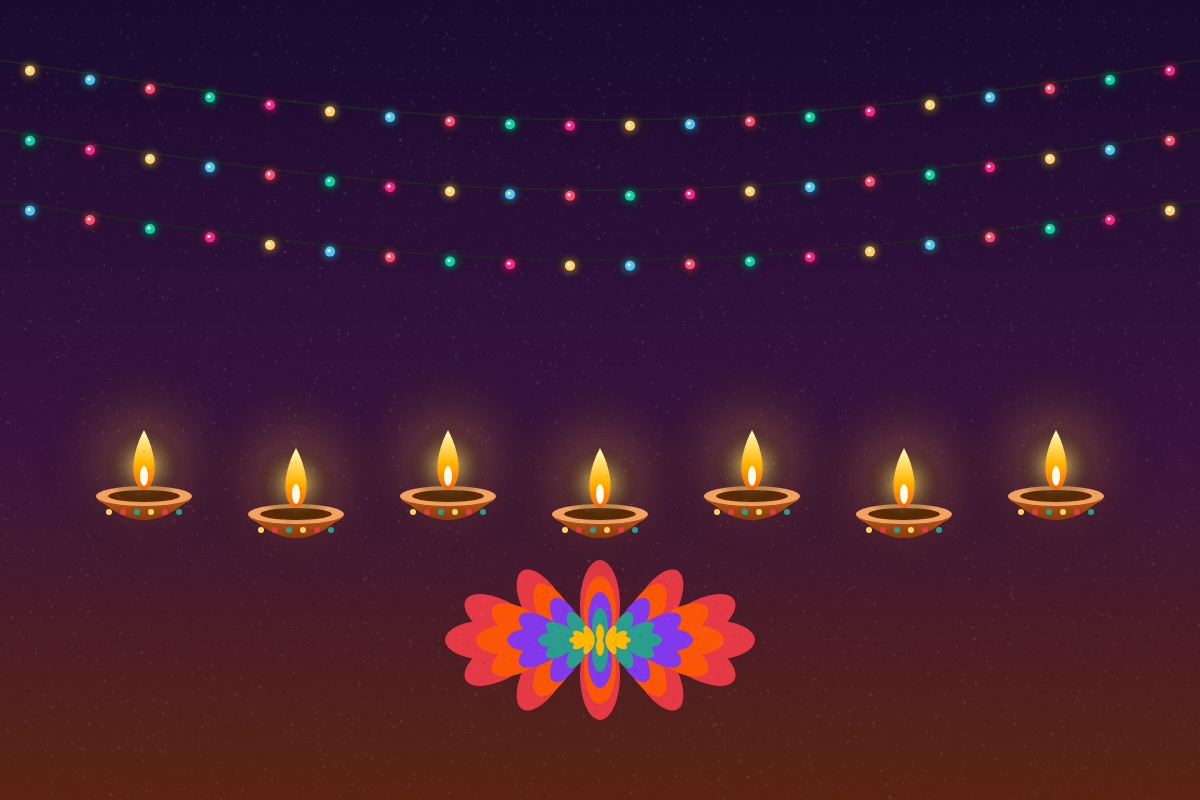
#> input picture samples/diwali.jpg, 1200 x 800 px
$ python make-fake-camera.py ../samples/diwali.jpg ../samples/diwali.jpg ../samples/diwali.jpg
#> lines starting #> are read from the running program, lines starting #| are printed output that depends on the picture; after the words box and inside, x2 and y2 are one past the last pixel; in counts of white or black regions, pixels touching at a corner belong together
"""Builds a synthetic camera clip (y4m) of a canvas hanging on a wall, moving in perspective,
for the headless AR tests:  python tools/make-fake-camera.py samples/diwali.jpg cam.y4m [static]"""
import sys, math
import numpy as np
from PIL import Image, ImageDraw

src = Image.open(sys.argv[1]).convert('RGB'); out_path = sys.argv[2]
#> further down, src is the input picture: PIL image 1200x800 RGB; mean R, G, B 65.4, 27.7, 49.3
static = len(sys.argv) > 3 and sys.argv[3] == 'static'  # fixed pose: isolates alignment error from lag
W, H, N = 640, 480, 120

def coeffs(pa, pb):
    m = []
    for p1, p2 in zip(pa, pb):
        m.append([p1[0], p1[1], 1, 0, 0, 0, -p2[0] * p1[0], -p2[0] * p1[1]])
        m.append([0, 0, 0, p1[0], p1[1], 1, -p2[1] * p1[0], -p2[1] * p1[1]])
    return np.linalg.solve(np.array(m, float), np.array(pb).reshape(8)).tolist()

wall = Image.new('RGB', (W, H), (150, 140, 128)); d = ImageDraw.Draw(wall)
#> after `wall = Image.new('RGB', (W, H), (150, 140, 128))`:
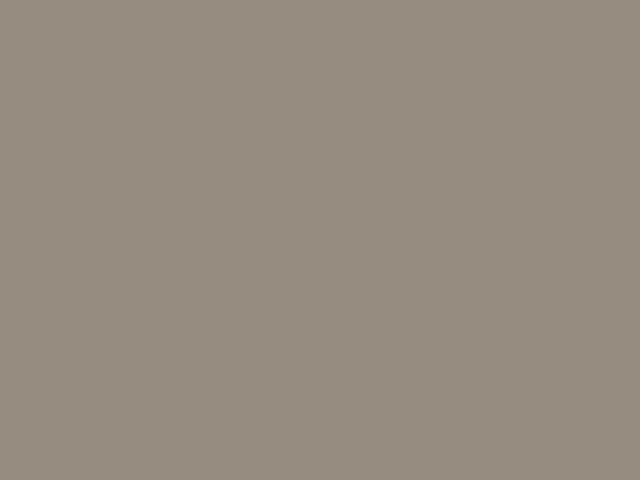
#> wall: PIL image 640x480 RGB; mean R, G, B 150, 140, 128
for i in range(0, W, 40): d.line([(i, 0), (i, H)], fill=(140, 131, 120))
out = open(out_path, 'wb'); out.write(f'YUV4MPEG2 W{W} H{H} F15:1 Ip A1:1 C420jpeg\n'.encode())
ar = src.size[1] / src.size[0]
#> ar = 0.667
for f in range(N):
    t = 0.6 if static else f / N * 2 * math.pi
    cx, cy, s, k = W / 2 + 40 * math.sin(t), H / 2 + 20 * math.sin(2 * t), 210 + 30 * math.sin(t * 0.5), 30 * math.sin(t)
    q = [(cx - s + k * .3, cy - s * ar - k * .5), (cx + s + k * .3, cy - s * ar + k * .5), (cx + s - k * .3, cy + s * ar - k * .5), (cx - s - k * .3, cy + s * ar + k * .5)]
    sw, sh = src.size
    warped = src.transform((W, H), Image.PERSPECTIVE, coeffs(q, [(0, 0), (sw, 0), (sw, sh), (0, sh)]), Image.BILINEAR)
    mask = Image.new('L', (W, H), 0); ImageDraw.Draw(mask).polygon(q, fill=255)
    fr = wall.copy(); fr.paste(warped, (0, 0), mask)
    yuv = np.asarray(fr.convert('YCbCr'))
    out.write(b'FRAME\n'); out.write(yuv[:, :, 0].tobytes()); out.write(yuv[::2, ::2, 1].tobytes()); out.write(yuv[::2, ::2, 2].tobytes())
#> this loop made 120 passes
#> pass 1, `warped = src.transform((W, H), Image.PERSPECTIVE, coeffs(q, [(0, 0), (..`:
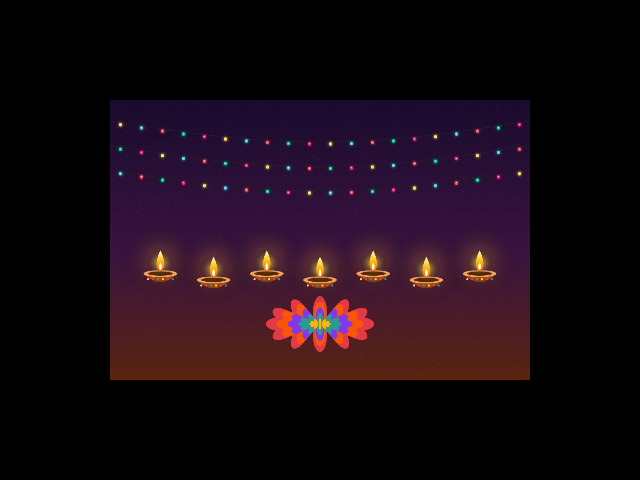
#> warped: PIL image 640x480 RGB; mean R, G, B 24.9, 10.5, 18.7
#> pass 1, `yuv = np.asarray(fr.convert('YCbCr'))`:
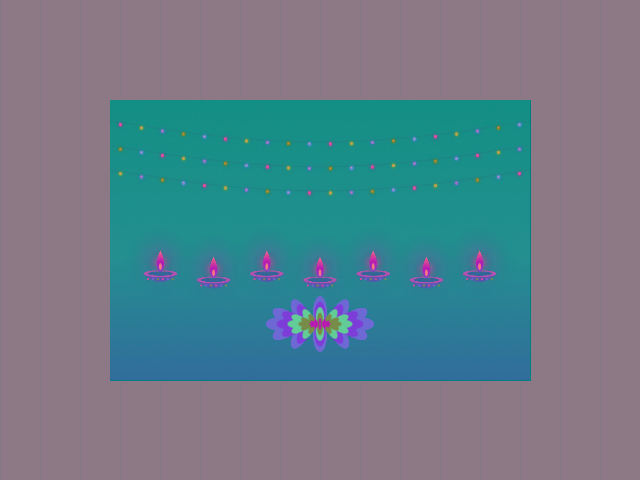
#> yuv: shape (480, 640, 3); mean R, G, B 102.1, 124.6, 138.1
#> after the loop:
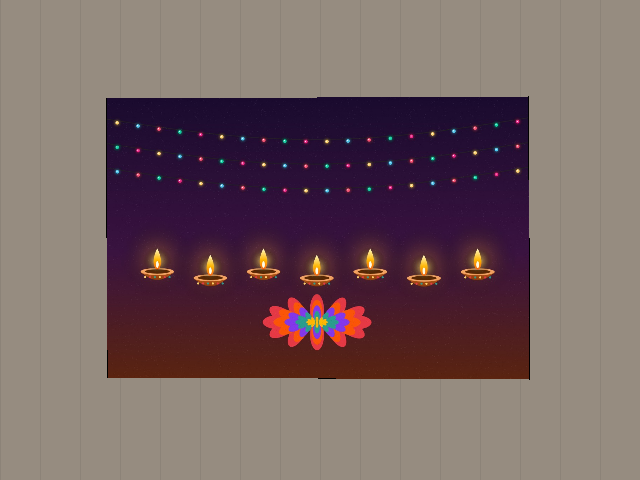
#> fr: PIL image 640x480 RGB; mean R, G, B 116.9, 96.3, 97.2
#> after the loop:
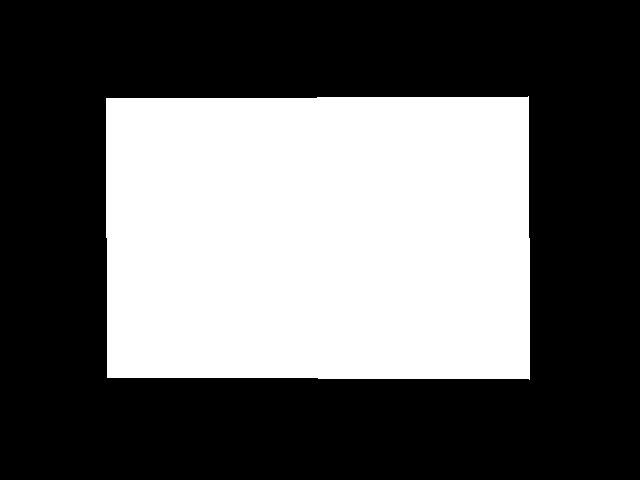
#> mask: PIL image 640x480 L; 38.7% white; 1 white region, box (x1, y1, x2, y2) and area: (106, 96, 530, 380) 118866
#> after the loop:
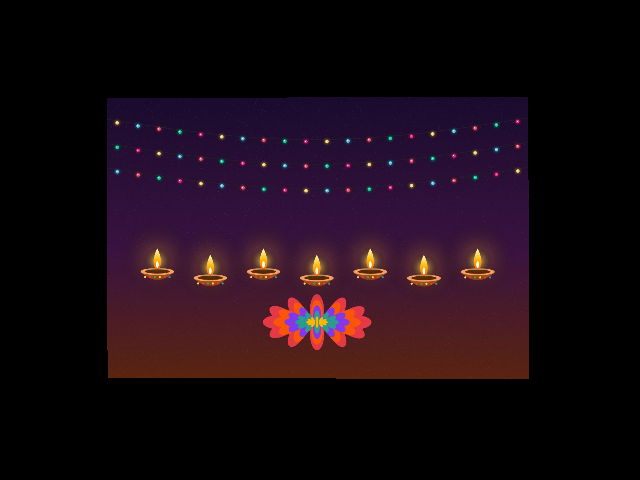
#> warped: PIL image 640x480 RGB; mean R, G, B 25.1, 10.6, 18.9
out.close()

$ run again, with samples/citynight.jpg copied over samples/diwali.jpg
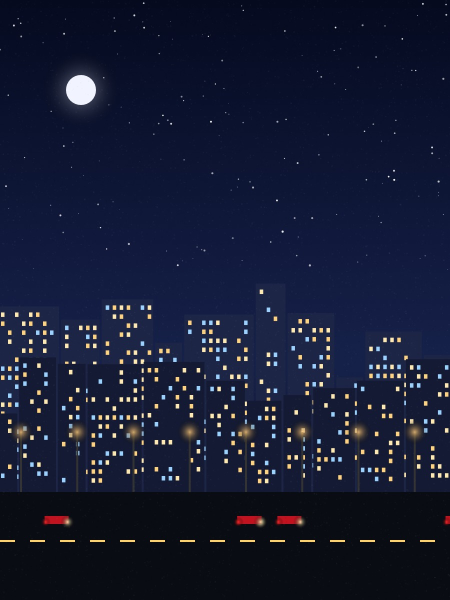
#> input picture samples/citynight.jpg, 900 x 1200 px (shown at 1/2 size)
#> src is the input picture: PIL image 900x1200 RGB; mean R, G, B 21.6, 27.2, 50.7
#> after the loop `for f in range(N):`:
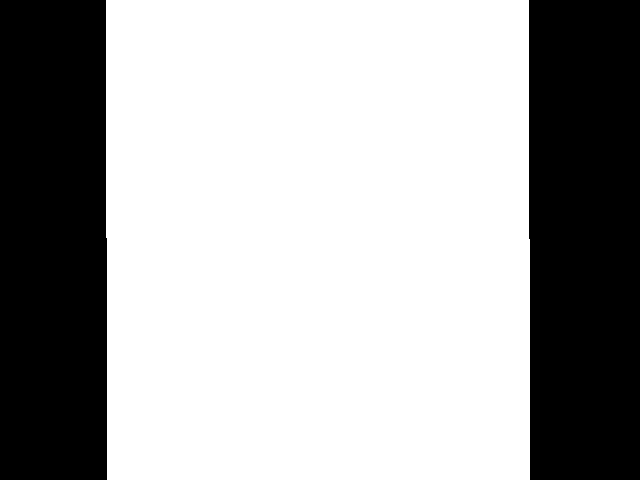
#> mask: PIL image 640x480 L; 66.1% white; 2 black regions, box (x1, y1, x2, y2) and area: (529, 0, 640, 480) 53039, (0, 0, 107, 480) 51122
#> after the loop `for f in range(N):`:
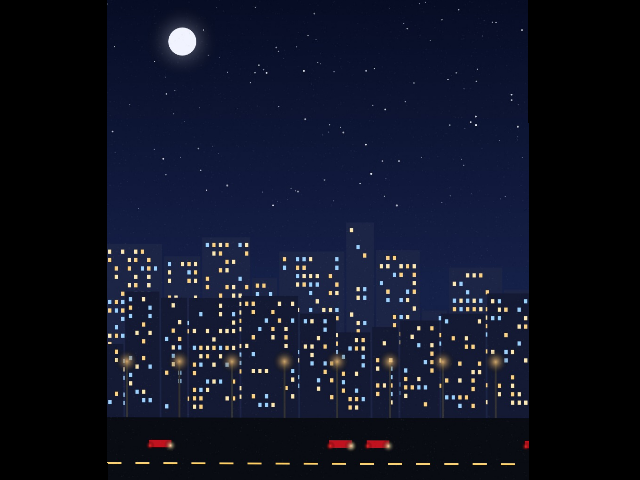
#> warped: PIL image 640x480 RGB; mean R, G, B 15.6, 19.5, 35.9
